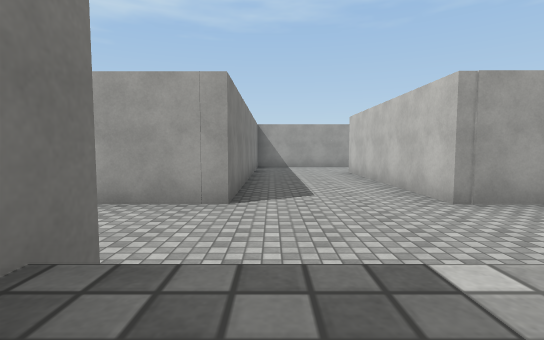
[1] (above)

12 first-person views from a walk through a Unity game level. The camera is 1.5 m above the floor, tilts 4° down and sees 85° across. The floor is counted in squares, 2 m on a side. Each view is taken from the middle of a square. On the plan, view 1 faces up. The plan holds only what a view shows up to about 10 squares ahead; the rest is blank. The place goes on beyond the plan. The player is left out. Surface patterns are stand-ins for the level's own textures.

[2]
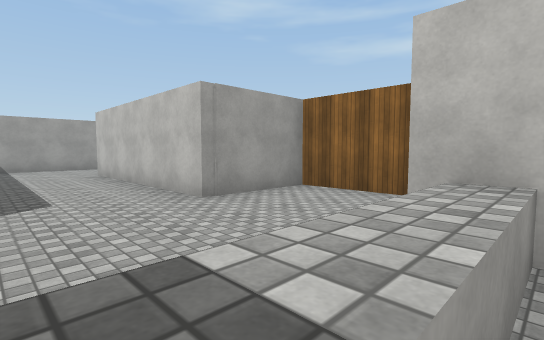

[3]
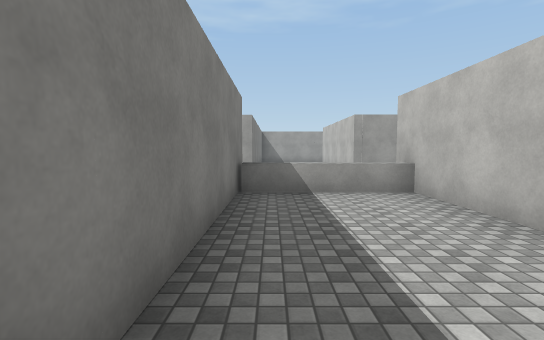

[4]
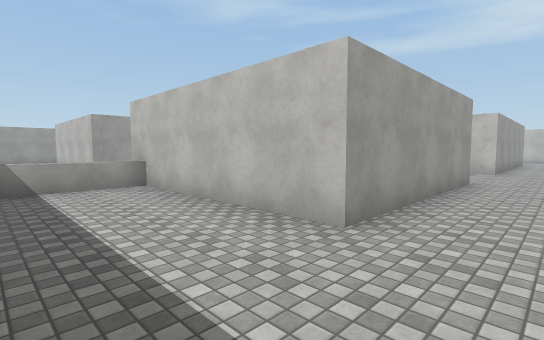

[5]
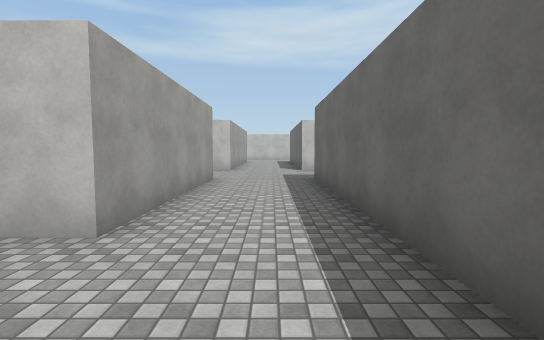

[6]
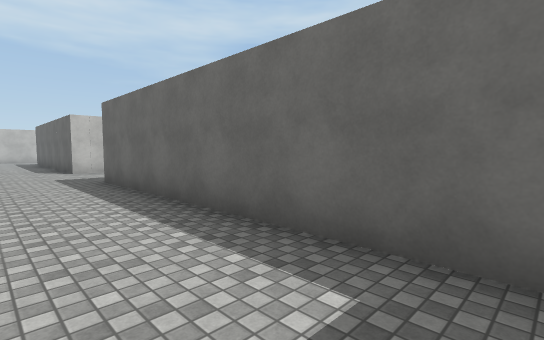

[7]
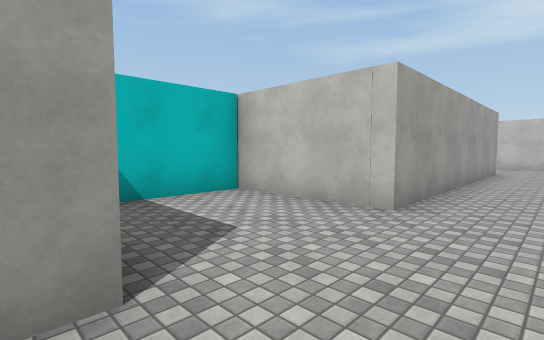

[8]
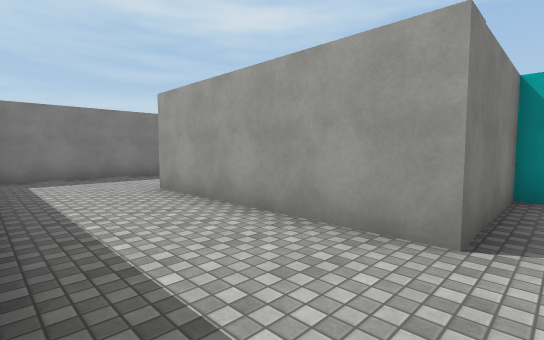

[9]
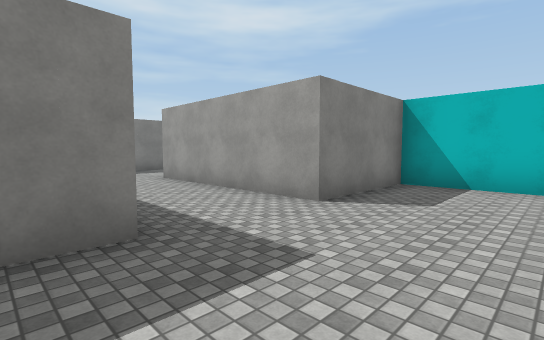

[10]
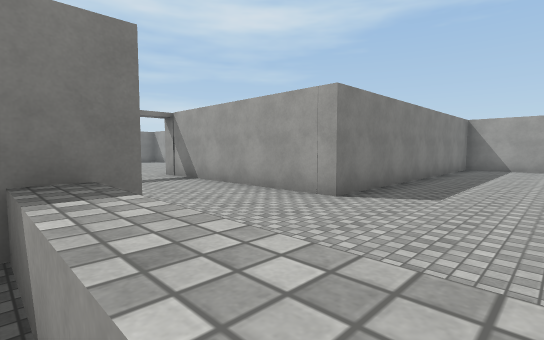

[11]
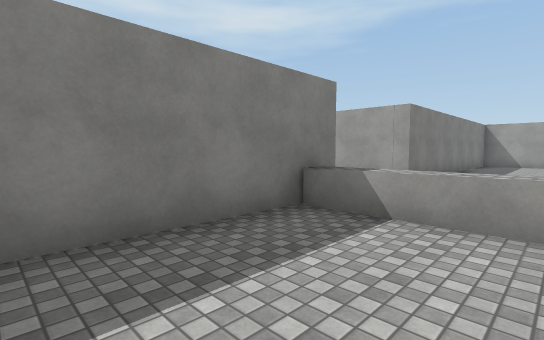

[12]
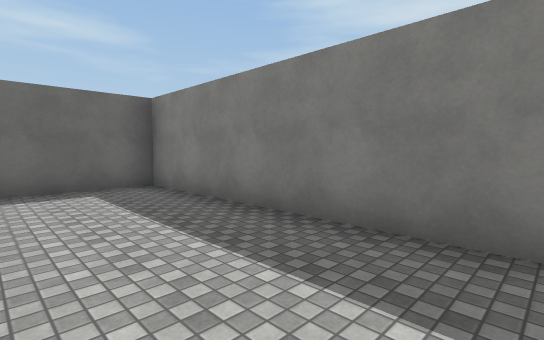

### Floor plan
Points are (right, up) in squares from view 1. A wall is a line through its corners. A room is listed if a view was taken in it or the views show most of it. See-through windows are left out.
Room 1 (views 1, 2, 3, 4, 5, 6, 7, 8, 9, 10, 11, 12)
walls: (10.6, -8) (10.6, -7.1) (12.1, -7.1); (16.5, -4.5) (10.6, -4.5) (10.6, -1.5) (7.5, -1.5) (7.5, -4.5) (2.5, -4.5) (2.5, 1); (-0.6, 1.1) (-0.6, -7.1) (7.5, -7.1) (7.5, -8)
low walls: (2.5, 0.1) (-0.6, 0.1)
ways out: opening at (1, 1)

Positions as (right, up) in squares from view 1, and headings:
1: (0, 0), facing up
2: (0, 0), facing up-right
3: (0, -5), facing up
4: (0, -6), facing up-right
5: (0, -6), facing right
6: (0, -5), facing down-right
7: (7, -6), facing up-right
8: (8, -7), facing up-left
9: (10, -8), facing up-left
10: (2, 0), facing up-left
11: (2, -3), facing up-left
12: (2, -1), facing down-left
